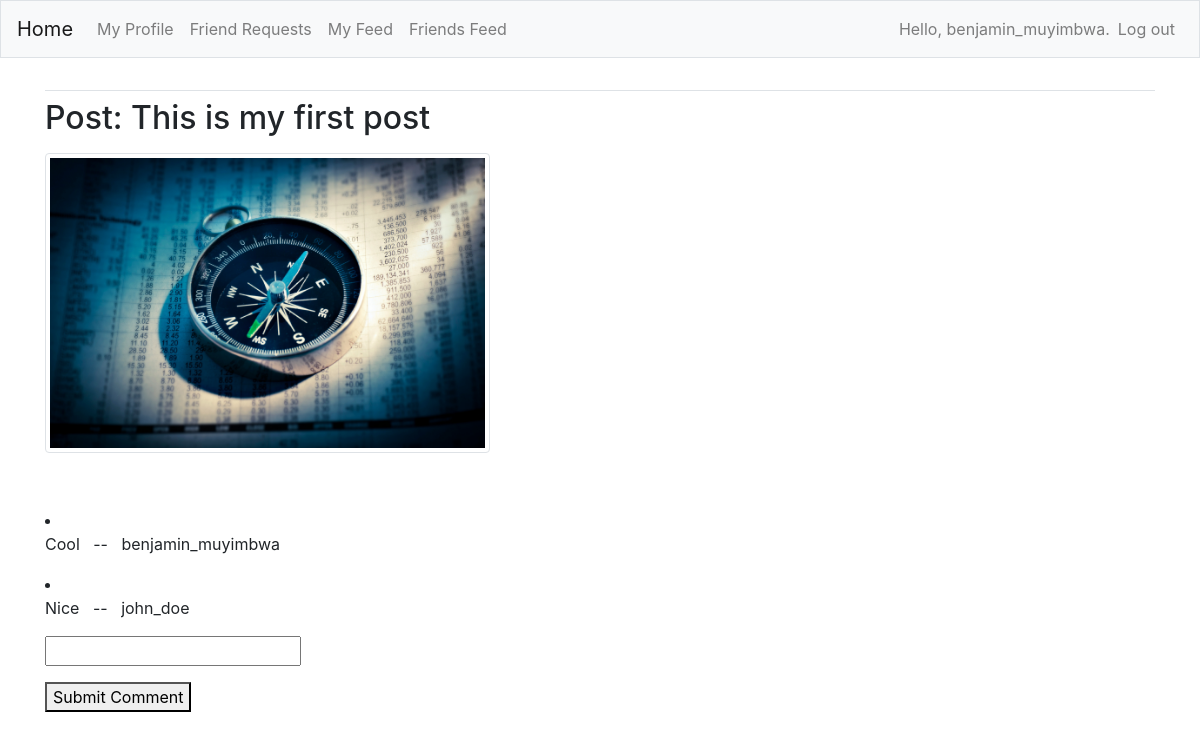
Page /comments/1/ (signed in) on the committed database.
### FeedApp/models.py (models this page shows, shortened)
class Post(models.Model):
    description = models.CharField(max_length=255, blank=True)
    username = models.ForeignKey(User, on_delete=models.CASCADE)
    image = models.ImageField(upload_to='images', blank=True)
    date_posted = models.DateTimeField(auto_now_add=True)

class Comment(models.Model):
    post = models.ForeignKey(Post, on_delete=models.CASCADE)
    username = models.ForeignKey(User, related_name='details', on_delete=models.CASCADE)
    text = models.CharField(max_length=200)
    date_added = models.DateTimeField(auto_now_add=True, blank=True)

### FeedApp/views.py (the view)
# urls.py: path('comments/<int:post_id>/', views.comments, name='comments'),
@login_required
def comments(request, post_id):
    if request.method == 'POST' and request.POST.get("btn1"):
        comment = request.POST.get("comment")
        Comment.objects.create(post_id=post_id, username=request.user, text=comment, date_added=date.today())
    post = Post.objects.get(id=post_id)
    comments = Comment.objects.filter(post=post_id)
    context = {'post':post, 'comments':comments}
    return render(request, 'FeedApp/comments.html', context)

### FeedApp/templates/FeedApp/comments.html (shortened to what this page needs)
{% extends "FeedApp/base.html" %}
{% load bootstrap4 %}
{% block content %}
<h2>
    <p>Post: {{ post.description }}</p>
</h2>
<h2>
    <p>
        <img src="{{ post.image.url }}" class="img-thumbnail" style="max-height:300px" alt="No image">
        <br><br>
    </p>
</h2>
<form method="POST">
    {% for c in comments %}
    <li>
        <p>{{ c.text }} &nbsp -- &nbsp {{ c.username }}</p>
    </li>
    {% empty %}
    <li>There are no comments for this post.</li>
    {% endfor %}
    <p><input type="text" name="comment"></p>
    <p><button type="submit" name="btn1" value="1">Submit Comment</button></p>
</form>
{% endblock content %}

### FeedApp/templates/FeedApp/base.html (shortened to what this page needs)
{% load bootstrap4 %}
<!doctype html>
<html lang="en">
<head>
    {% bootstrap_css %}
</head>
<body>
    <nav class="navbar navbar-expand-md navbar-light bg-light mb-4 border">
        <a class="navbar-brand" href="{% url 'FeedApp:index'%}">
            Home</a>
        <div class="collapse navbar-collapse" id="navbarCollapse">
            <ul class="navbar-nav mr-auto">
                <li class="nav-item">
                    <a class="nav-link" href="{% url 'FeedApp:profile' %}">My Profile</a>
                </li>
                <li class="nav-item">
                    <a class="nav-link" href="{% url 'FeedApp:friends' %}">Friend Requests</a>
                </li>
                <li class="nav-item">
                    <a class="nav-link" href="{% url 'FeedApp:myfeed' %}">My Feed</a>
                </li>
                <li class="nav-item">
                    <a class="nav-link" href="{% url 'FeedApp:friendsfeed' %}">Friends Feed</a>
                </li>
            </ul>
            <ul class="navbar-nav ml-auto">
                {% if user.is_authenticated %}
                <li class="nav-item">
                    <span class="navbar-text">Hello, {{ user.username }}.</span>
                </li>
                <li class="nav-item">
                    <a class="nav-link" href="{% url 'users:logout' %}">Log out</a>
                </li>
                {% endif %}
            </ul>
        </div>
    </nav>
    <main role="main" class="container">
        <div class="pb-2 mb-2 border-bottom">
        </div>
        <div>
            {% block content %}{% endblock content %}
        </div>
    </main>
</body>
</html>

### rows in the picture
Post: description "This is my first post", image (picture)
Comment: text "Cool", username "benjamin_muyimbwa"
Comment: text "Nice", username "john_doe"

### other values in the picture
{{ user.username }} "benjamin_muyimbwa"
